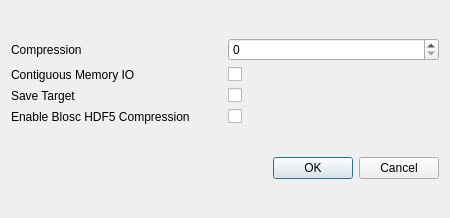
<?xml version="1.0" encoding="UTF-8"?>
<ui version="4.0">
 <class>Settings</class>
 <widget class="QDialog" name="Settings">
  <property name="geometry">
   <rect>
    <x>0</x>
    <y>0</y>
    <width>450</width>
    <height>218</height>
   </rect>
  </property>
  <property name="windowTitle">
   <string>Project File Settings</string>
  </property>
  <layout class="QVBoxLayout" name="verticalLayout">
   <item>
    <layout class="QGridLayout" name="gridLayout">
     <item row="0" column="1">
      <widget class="QSpinBox" name="spinBoxCompression">
       <property name="toolTip">
        <string>Compression refers to gzip compression of image arrays in the HDF5 file. Zero ('0') is no compression, '9' is maximum compression.</string>
       </property>
      </widget>
     </item>
     <item row="0" column="0">
      <widget class="QLabel" name="labelCompression">
       <property name="text">
        <string>Compression</string>
       </property>
      </widget>
     </item>
     <item row="1" column="0">
      <widget class="QLabel" name="labelContiguousMemory">
       <property name="text">
        <string>Contiguous Memory IO</string>
       </property>
      </widget>
     </item>
     <item row="1" column="1">
      <widget class="QCheckBox" name="checkBoxContiguousMemory">
       <property name="toolTip">
        <string>Contiguous memory has higher peak memory but may be faster (depending on your disk IO speed).</string>
       </property>
       <property name="text">
        <string/>
       </property>
      </widget>
     </item>
     <item row="3" column="1">
      <widget class="QCheckBox" name="checkBoxEnableBlosc">
       <property name="text">
        <string/>
       </property>
      </widget>
     </item>
     <item row="3" column="0">
      <widget class="QLabel" name="labelEnableBlosc">
       <property name="text">
        <string>Enable Blosc HDF5 Compression</string>
       </property>
      </widget>
     </item>
     <item row="2" column="1">
      <widget class="QCheckBox" name="checkBoxSaveTarget">
       <property name="text">
        <string/>
       </property>
       <property name="checked">
        <bool>false</bool>
       </property>
      </widget>
     </item>
     <item row="2" column="0">
      <widget class="QLabel" name="labelSaveTarget">
       <property name="text">
        <string>Save Target</string>
       </property>
      </widget>
     </item>
    </layout>
   </item>
   <item>
    <widget class="QDialogButtonBox" name="buttonBox">
     <property name="orientation">
      <enum>Qt::Horizontal</enum>
     </property>
     <property name="standardButtons">
      <set>QDialogButtonBox::Cancel|QDialogButtonBox::Ok</set>
     </property>
    </widget>
   </item>
  </layout>
 </widget>
 <resources/>
 <connections>
  <connection>
   <sender>buttonBox</sender>
   <signal>accepted()</signal>
   <receiver>Settings</receiver>
   <slot>accept()</slot>
   <hints>
    <hint type="sourcelabel">
     <x>248</x>
     <y>254</y>
    </hint>
    <hint type="destinationlabel">
     <x>157</x>
     <y>274</y>
    </hint>
   </hints>
  </connection>
  <connection>
   <sender>buttonBox</sender>
   <signal>rejected()</signal>
   <receiver>Settings</receiver>
   <slot>reject()</slot>
   <hints>
    <hint type="sourcelabel">
     <x>316</x>
     <y>260</y>
    </hint>
    <hint type="destinationlabel">
     <x>286</x>
     <y>274</y>
    </hint>
   </hints>
  </connection>
 </connections>
</ui>
